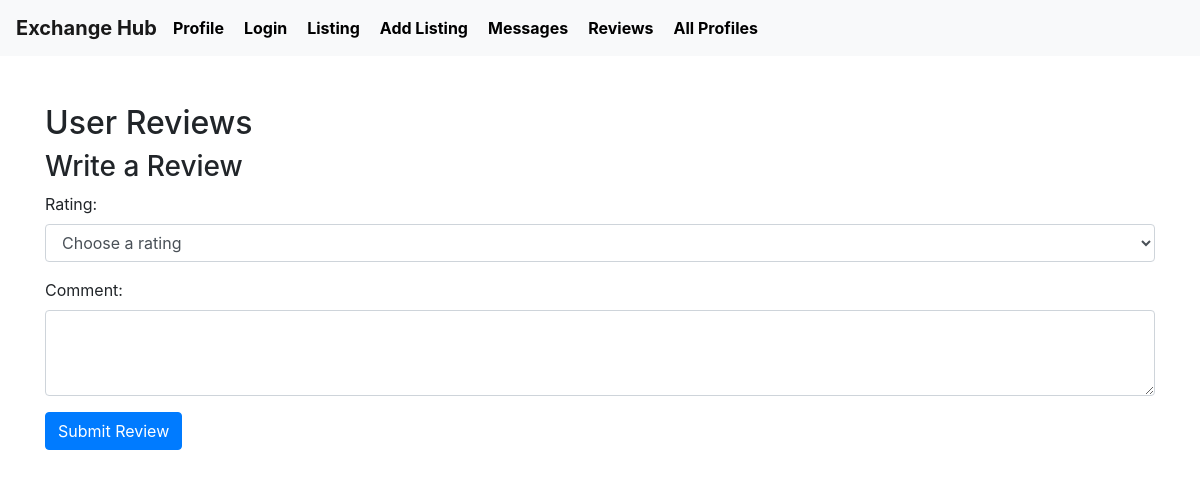
The page /user_reviews/2 on the database as committed earlier.
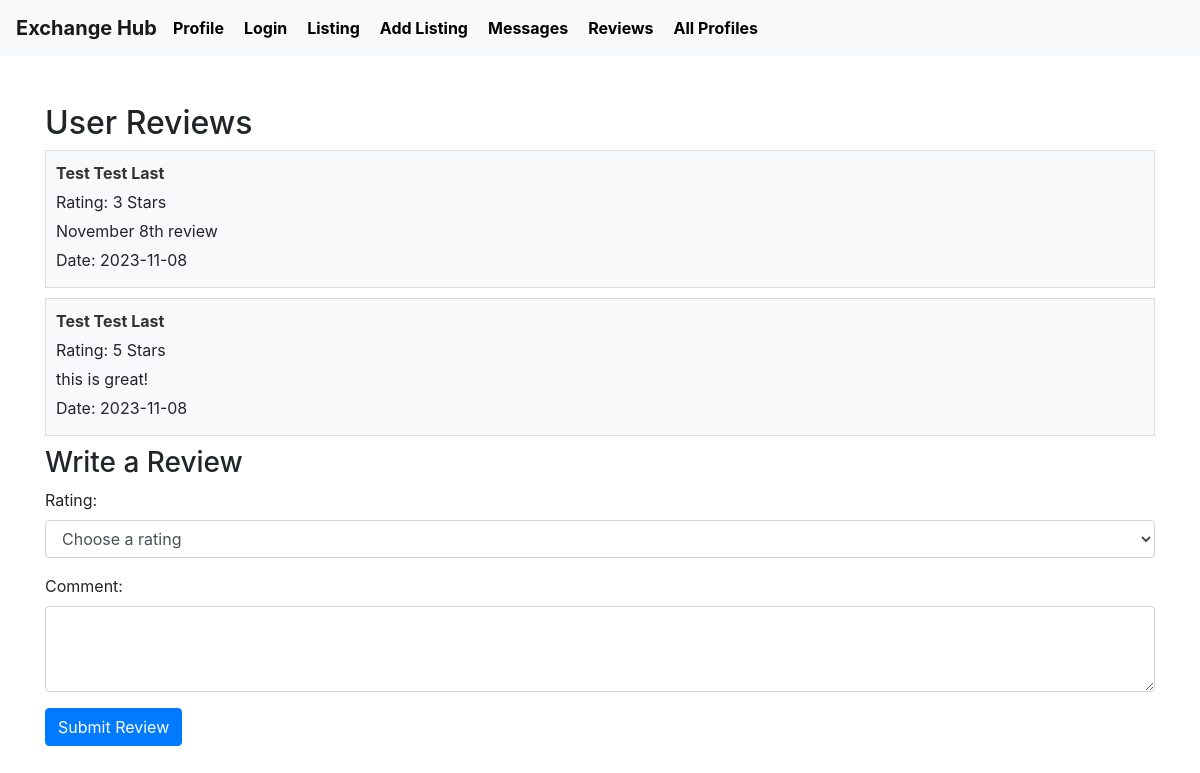
The same page on the database as committed later.
### tables this page shows
CREATE TABLE Review (
    reviewID INTEGER PRIMARY KEY AUTOINCREMENT,
    reviewerID INTEGER,
    reviewedUserID INTEGER,
    rating INTEGER NOT NULL,
    comment TEXT,
    datePosted DATE NOT NULL,
    FOREIGN KEY (reviewerID) REFERENCES User(userID),
    FOREIGN KEY (reviewedUserID) REFERENCES User(userID)
);

CREATE TABLE User (
    userID INTEGER PRIMARY KEY AUTOINCREMENT,
    firstName TEXT NOT NULL,
    lastName TEXT NOT NULL,
    email TEXT UNIQUE NOT NULL,
    hashedPassword TEXT NOT NULL,
    profileImage TEXT,
    location TEXT NOT NULL,
    joinDate DATE NOT NULL,
    lastLogin DATE NOT NULL
);

### app.py (the view)
@app.route('/user_reviews/<int:user_id>')
def user_reviews(user_id):
    conn = sqlite3.connect('database.db')
    conn.row_factory = sqlite3.Row
    cursor = conn.cursor()
    cursor.execute("""
        SELECT r.*, u.firstName, u.lastName FROM Review r
        JOIN User u ON r.reviewerID = u.userID
        WHERE r.reviewedUserID = ?
    """, (user_id,))
    reviews = cursor.fetchall()
    conn.close()
    return render_template('user_reviews.html', reviews=reviews)

### templates/user_reviews.html (shortened to what this page needs)
{% extends 'layout.html' %}
{% block content %}
    <h2>User Reviews</h2>
    <div class="reviews-container">
        {% for review in reviews %}
            <div class="review">
                <strong>{{ review.firstName }} {{ review.lastName }}</strong>
                <p>Rating: {{ review.rating }} Stars</p>
                <p>{{ review.comment }}</p>
                <p>Date: {{ review.datePosted }}</p>
            </div>
        {% endfor %}
    </div>
    <h3>Write a Review</h3>
    <form method="post" action="{{ url_for('submit_review') }}">
        <div class="form-group">
            <label for="rating">Rating:</label>
            <select name="rating" id="rating" class="form-control" required>
                <option value="">Choose a rating</option>
            </select>
        </div>
        <div class="form-group">
            <label for="comment">Comment:</label>
            <textarea name="comment" id="comment" class="form-control" rows="3" required></textarea>
        </div>
        <button type="submit" class="btn btn-primary">Submit Review</button>
    </form>
{% endblock %}

Rows that differ between the two databases and show on the page:
added Review: firstName "Test", lastName "Test Last", rating "3", comment "November 8th review", datePosted "2023-11-08"
added Review: firstName "Test", lastName "Test Last", rating "5", comment "this is great!", datePosted "2023-11-08"
